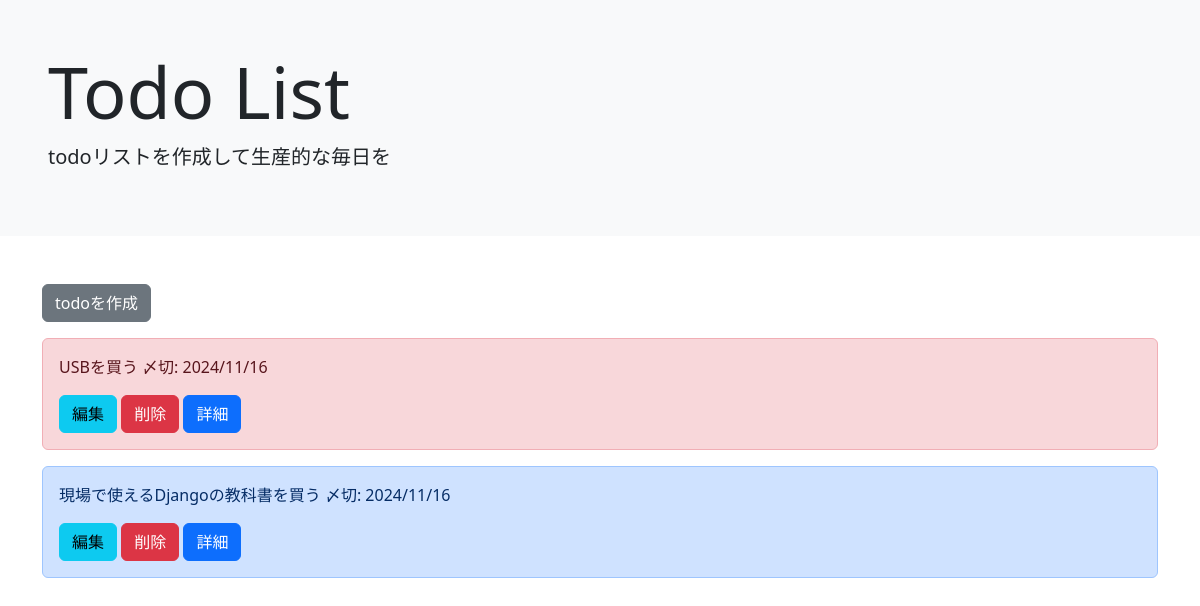
/list/, run on an earlier commit of the app's database.
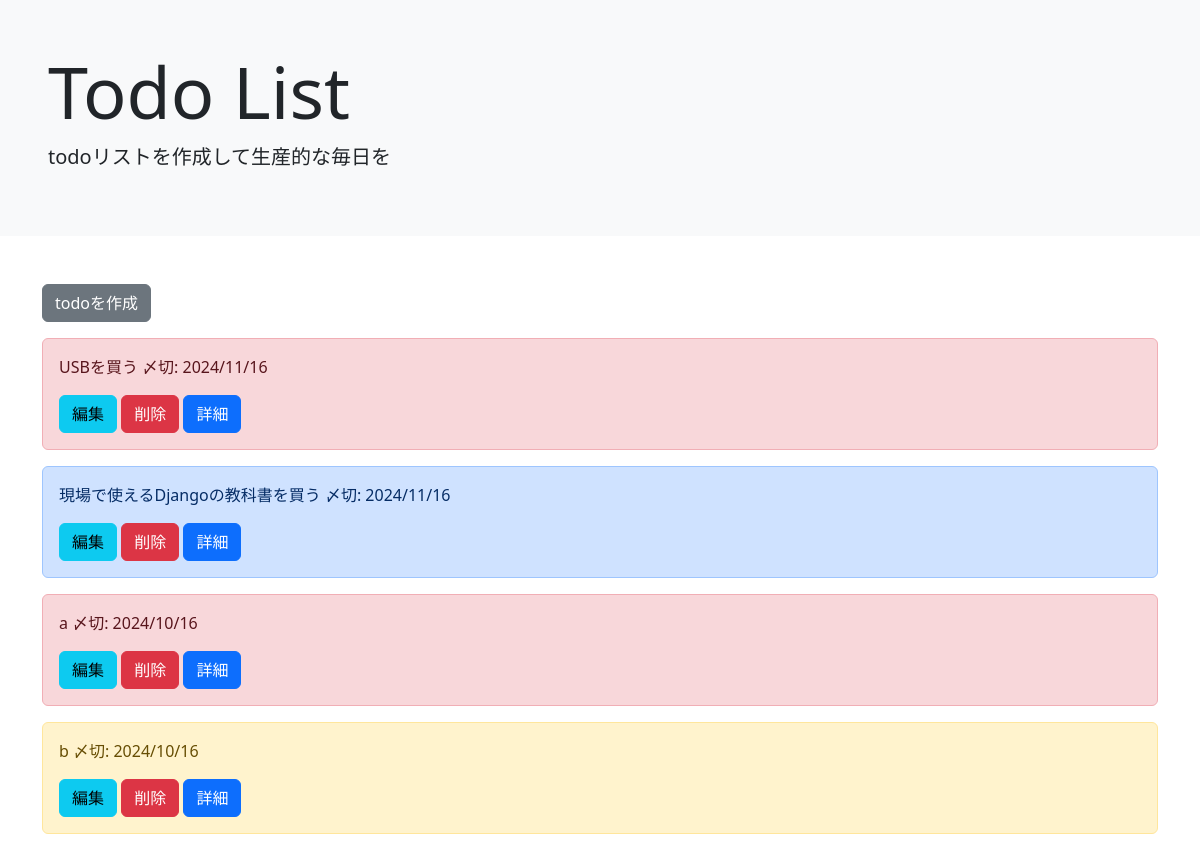
And on a later commit of the database.
### todo/models.py (models this page shows, shortened)
class TodoModel(models.Model):
  title = models.CharField(max_length=100)
  memo = models.TextField()
  priority = models.CharField(
    max_length=50,
    choices= CHOICE,
    )
  duedate = models.DateField()

### todo/views.py (the view)
# urls.py: path('list/', TodoList.as_view(), name='list'),
class TodoList(ListView):
  template_name = 'list.html'
  model = TodoModel

### templates/list.html
{% extends 'base.html' %}
{% block header %}
<div class="container-fluid text-sm p-5 mb-5 bg-light">
  <h1 class="display-2">Todo List</h1>
  <p class="lead">todoリストを作成して生産的な毎日を</p>
</div>
{% endblock header %}
{% block content %}
<div class="container">
    <a href="{% url 'create' %}" class="btn btn-secondary mb-3" tabindex="-1" role="button" aria-disabled="true">todoを作成</a>
  {% for item in object_list %}
  <div class="alert alert-{{item.priority}}" role="alert">
    <p>{{item.title}}  〆切: {{ item.duedate | date:"o/n/j"}}</p>
    <a href="{% url 'update' item.pk %}" class="btn btn-info" tabindex="-1" role="button" aria-disabled="true">編集</a>
    <a href="{% url 'delete' item.pk %}" class="btn btn-danger" tabindex="-1" role="button" aria-disabled="true">削除</a>
    <a href="{% url 'detail' item.pk %}" class="btn btn-primary" tabindex="-1" role="button" aria-disabled="true">詳細</a>
  </div>
  {% endfor %}
</div>
{% endblock content %}

What changed in the data, as far as the page shows it:
added TodoModel: title "a", duedate "2024/10/16"
added TodoModel: title "b", duedate "2024/10/16", priority "warning" (drawn)
